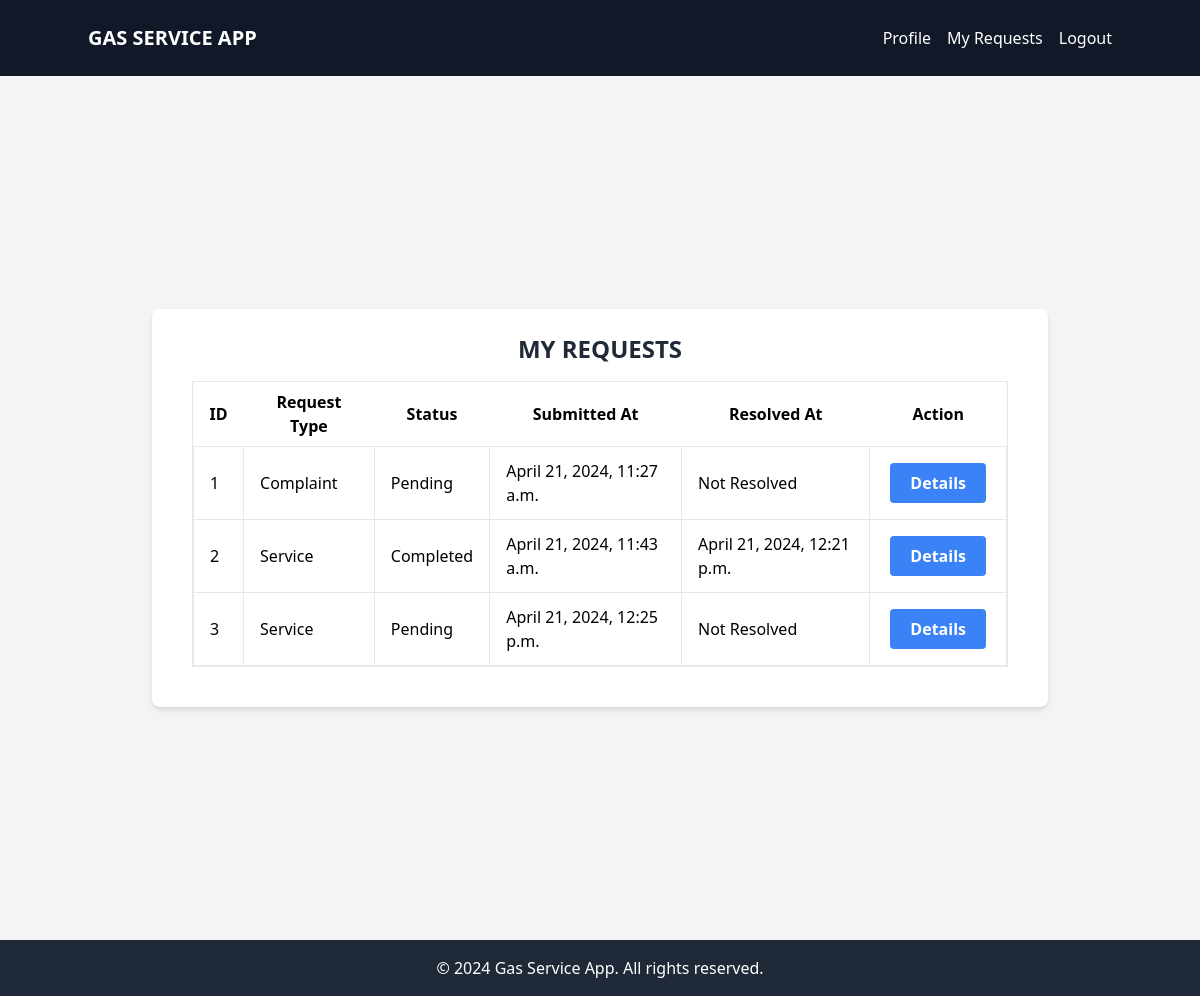
Screenshot of /requests/ (signed in) with the database file from the repository.
### services/models.py (models this page shows)
class ServiceRequest(models.Model):
    STATUS_CHOICES = [
        ('C', 'COMPLETED'),
        ('P', 'PENDING'),
    ]
    REQUEST_TYPE_CHOICES = [
        ('Complaint', 'Complaint Request'),
        ('Service', 'Service Request'),
        ('Booking', 'Booking Request'),
        ('Other', 'Other Request'),
    ]
    user = models.ForeignKey(User, on_delete=models.CASCADE)
    request_type = models.CharField(max_length=20, choices=REQUEST_TYPE_CHOICES)
    details = models.TextField()
    attachment = models.FileField(upload_to='attachments/', blank=True, null=True)
    submitted_at = models.DateTimeField(auto_now_add=True)
    resolved_at = models.DateTimeField(null=True, blank=True)
    status = models.CharField(max_length=20, default='Pending', choices=STATUS_CHOICES)

### services/views.py (the view)
# urls.py: path('requests/' , requests_list,name='requests' ),
@login_required(login_url='login')
def requests_list(request):
    if request.user.is_authenticated:
        user = request.user
        form = ServiceRequestForm()
        todos = ServiceRequest.objects.filter(user = user).order_by('submitted_at')
        return render(request , 'service_requests.html' , context={'form' : form , 'todos' : todos})

### services/templates/service_requests.html
{% extends 'home.html' %}
{% block content %}
<div class="min-h-screen flex items-center justify-center bg-gray-100">
  <div class="container mx-auto">
    <div class="max-w-4xl mx-auto bg-white shadow-md rounded-lg p-6">
      <div class="text-center">
        <h2 class="text-2xl font-semibold text-gray-800">MY REQUESTS</h2>
      </div>
      <div class="p-4">
        <div class="border">
          {% if todos|length == 0 %}
          <div class="p-4">
            <div class="text-center">
              <p class="text-2xl text-gray-800">No Todos</p>
            </div>
          </div>
          {% else %}
          <div class="overflow-x-auto">
            <table class="table-auto w-full">
              <thead>
                <tr>
                  <th class="px-4 py-2">ID</th>
                  <th class="px-4 py-2">Request Type</th>
                  <th class="px-4 py-2">Status</th>
                  <th class="px-4 py-2">Submitted At</th>
                  <th class="px-4 py-2">Resolved At</th>
                  <th class="px-4 py-2">Action</th>
                </tr>
              </thead>
              <tbody>
                {% for todo in todos %}
                <tr>
                  <td class="border px-4 py-2">{{ forloop.counter }}</td>
                  <td class="border px-4 py-2">{{ todo.request_type }}</td>
                  <td class="border px-4 py-2">
                    {% if todo.status == 'C' %}
                    Completed
                    {% else %}
                    Pending
                    {% endif %}
                  </td>
                  <td class="border px-4 py-3">{{ todo.submitted_at }}</td>
                  <td class="border px-4 py-3">
                    {% if todo.resolved_at %}
                    {{ todo.resolved_at }}
                    {% else %}
                    Not Resolved
                    {% endif %}
                  </td>
                  <td class="border px-5 py-3">
                    <a href="/show_details/{{ todo.id }}"
                    class="inline-block bg-blue-500 hover:bg-blue-700 text-white font-bold py-2 px-5 rounded">
                    Details
                 </a>
                  </td>
                </tr>
                {% endfor %}
              </tbody>
            </table>
          </div>
          {% endif %}
        </div>
      </div>
    </div>
  </div>
</div>
{% endblock %}

### services/templates/home.html (shortened to what this page needs)
<!doctype html>
<html lang="en">
<head>
    <link href="https://cdn.jsdelivr.net/npm/tailwindcss@2.2.19/dist/tailwind.min.css" rel="stylesheet">
</head>
<body class="bg-gray-100">
    <nav class="bg-gray-900 p-6">
        <div class="container mx-auto">
            <div class="flex items-center justify-between">
                <a class="text-white text-xl font-bold" href="/">GAS SERVICE APP</a>
                <div class="hidden lg:block">
                    <ul class="flex">
                        {% if request.user.is_authenticated %}
                        <li class="mr-4">
                            <a class="text-white" href="/profile">Profile</a>
                        </li>
                        <li class="mr-4">
                            <a class="text-white" href="/requests">My Requests</a>
                        </li>
                        <li>
                            <a class="text-white" href="/logout">Logout</a>
                        </li>
                        {% endif %}
                    </ul>
                </div>
            </div>
        </div>
    </nav>
    <div class="container mx-auto py-8">
        {% block content %}
        {% endblock %}
    </div>
</body>
{% block footer %}
<footer class="bg-gray-800 text-white py-4 mt-auto">
  <div class="container mx-auto text-center">
    <p>&copy; 2024 Gas Service App. All rights reserved.</p>
  </div>
</footer>
{% endblock %}
</html>

### rows the page displays
ServiceRequest: request_type "Complaint", status "Pending", submitted_at "April 21, 2024, 11:27 a.m.", shows "Not Resolved"
ServiceRequest: request_type "Service", status "Completed", submitted_at "April 21, 2024, 11:43 a.m.", resolved_at "April 21, 2024, 12:21 p.m."
ServiceRequest: request_type "Service", status "Pending", submitted_at "April 21, 2024, 12:25 p.m.", shows "Not Resolved"
